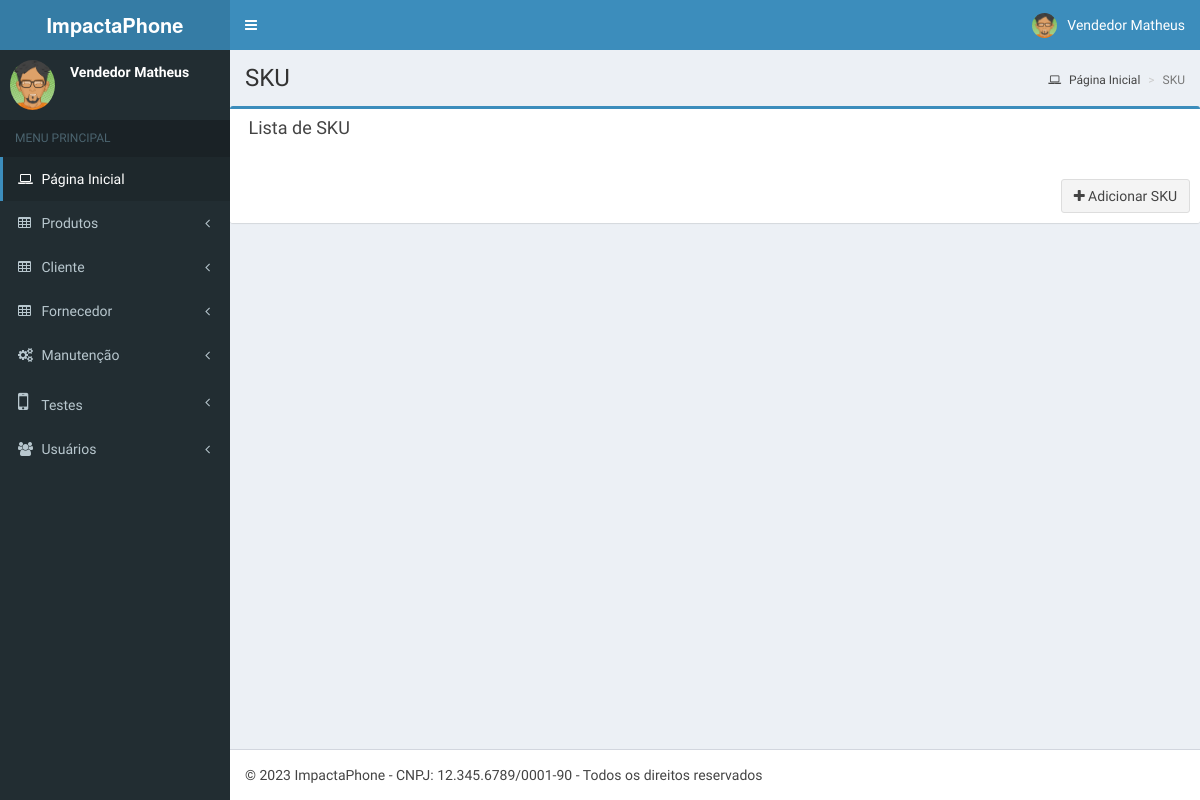
/interface/prod/index.php (signed in), run on an earlier commit of the app's database.
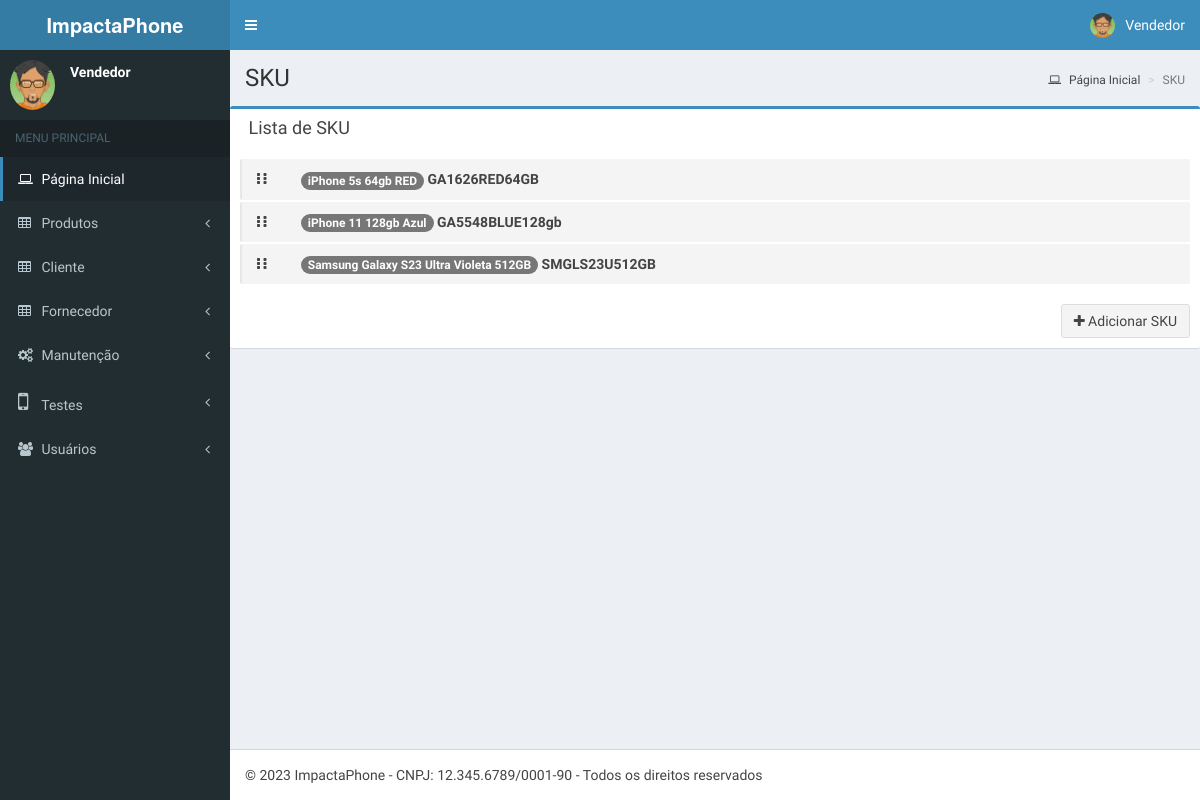
And on a later commit of the database.
### tables this page shows
CREATE TABLE IF NOT EXISTS `produtos` (
  `CodRefProduto` int NOT NULL AUTO_INCREMENT,
  `skuProduto` varchar(75) NOT NULL,
  `NomeProduto` varchar(75) NOT NULL,
  `Ativo` int NOT NULL,
  `PublicProduto` int NOT NULL,
  `Usuario_idUser` int NOT NULL,
  PRIMARY KEY (`CodRefProduto`),
  KEY `fk_Produto_Usuario_idx` (`Usuario_idUser`)
);

### App/auth.php (called while the page is built, shortened)
<?php
if(!isset($_SESSION["idUsuario"]) || !isset($_SESSION["usuario"])){
	header('Location: ../');
}else{
	$usuario   = $_SESSION["usuario"];
	$foto      = $_SESSION["foto"];
}
?>

### App/Models/connect.php (called while the page is built, shortened)
<?php
class Connect{
	var $localhost = "localhost";
	var $root = "root";
	var $passwd = "";
	public function __construct()
	{
		$this->SQL = mysqli_connect($this->localhost, $this->root, $this->passwd);
	}
}

### App/Models/produtos.class.php (the view, shortened to what the changed rows need)
<?php
   require_once 'connect.php';
   class Produtos extends Connect{
   	public function index($value){
   		$this->query = "SELECT * FROM `produtos` WHERE `PublicProduto` = '$value'";
   		$this->result = mysqli_query($this->SQL, $this->query) or die ( mysqli_error($this->SQL));
   		if($this->result){
   			while ($row = mysqli_fetch_array($this->result)) {
            echo '<li>
          <span class="handle">
            <i class="fa fa-ellipsis-v"></i>
            <i class="fa fa-ellipsis-v"></i>
          </span>
          <form class="label" name="ativ'.$row['CodRefProduto'].'" action="../../App/Database/action.php" method="post">
                    <input type="hidden" name="id" id="id" value="'.$row['CodRefProduto'].'">
                    <input type="hidden" name="status" id="status" value="'.$row['Ativo'].'">
                    <input type="hidden" name="tabela" id="tabela" value="produtos"></form>';
                    echo '
          <span class="text"><span class="badge left">'.$row['NomeProduto'].'</span> '.$row['skuProduto'].'</span>
          <div class="tools right">
                      <a href="" data-toggle="modal" data-target="#myModalup'.$row['CodRefProduto'].'"><i class="fa fa-edit"></i></a>
                    <a href="" data-toggle="modal" data-target="#myModal'.$row['CodRefProduto'].'">';
                    echo '</a> </div>
  <div class="modal fade" id="myModal'.$row['CodRefProduto'].'" tabindex="-1" role="dialog" aria-labelledby="myModalLabel">
    <form id="delprod'.$row['CodRefProduto'].'" name="delprod'.$row['CodRefProduto'].'" action="../../App/Database/delprod.php" method="post" style="color:#000;">
            Nome: '.$row['NomeProduto'].'
            SKU: '.$row['skuProduto'].'
          <input type="hidden" id="id" name="id" value="'.$row['CodRefProduto'].'">
      </form>
    </div>
  <div class="modal fade" id="myModalup'.$row['CodRefProduto'].'" tabindex="-1" role="dialog" aria-labelledby="myModalLabel">
    <form id="Upprod'.$row['CodRefProduto'].'" name="Upprod'.$row['CodRefProduto'].'" action="../../App/Database/insertprod.php" method="post" style="color:#000;">
            <input type="text" id="nomeProduto" name="nomeProduto" value="'.$row['NomeProduto'].'">
            <input type="text" id="skuProduto" name="skuProduto" value="'.$row['skuProduto'].'">
          <input type="hidden" id="id" name="id" value="'.$row['CodRefProduto'].'">
      </form>
    </div>
        </li>';
      }
    }
  }
  }

### layout/script.php (shortened to what the changed rows need)
<?php
$url = 'http://localhost/estoqueimpacta/interface/';
$head = '<html>
<head>
  <link rel="shortcut icon" href="'.$url.'#" />
  <link rel="stylesheet" href="'.$url.'bootstrap/css/bootstrap.min.css">
  <link rel="stylesheet" href="http://cdnjs.cloudflare.com/ajax/libs/font-awesome/4.5.0/css/font-awesome.min.css">
  <link rel="stylesheet" href="http://cdnjs.cloudflare.com/ajax/libs/ionicons/2.0.1/css/ionicons.min.css">
  <link rel="stylesheet" href="'.$url.'dist/css/AdminLTE.min.css">
  <link rel="stylesheet" href="'.$url.'dist/css/skins/_all-skins.min.css">
  <link rel="stylesheet" href="'.$url.'plugins/iCheck/flat/blue.css">
  <link rel="stylesheet" href="'.$url.'plugins/morris/morris.css">
  <link rel="stylesheet" href="'.$url.'plugins/jvectormap/jquery-jvectormap-1.2.2.css">
  <link rel="stylesheet" href="'.$url.'plugins/datepicker/datepicker3.css">
  <link rel="stylesheet" href="'.$url.'plugins/daterangepicker/daterangepicker.css">
  <link rel="stylesheet" href="'.$url.'plugins/bootstrap-wysihtml5/bootstrap3-wysihtml5.min.css">
</head>
<body class="hold-transition skin-blue sidebar-mini">
<div class="wrapper">';
$header = '<header class="main-header">
    <a href="../" class="logo">
      <span class="logo-mini"><b>I</b>MP</span>
      <span class="logo-lg"><b>ImpactaPhone</b>  </span>
    </a>
    <nav class="navbar navbar-static-top">
      <a href="#" class="sidebar-toggle" data-toggle="offcanvas" role="button">
        <span class="sr-only">Alterna navegação</span>
      </a>
      <div class="navbar-custom-menu">
        <ul class="nav navbar-nav">
          <li class="dropdown user user-menu">
            <a href="#" class="dropdown-toggle" data-toggle="dropdown">
              <img src="'.$url.''.$foto.'" class="user-image" alt="Foto do Usuário">
              <span class="hidden-xs">'.$usuario.'</span>
            </a>
            <ul class="dropdown-menu">
              <li class="user-header">
                <img src="'.$url.''.$foto.'" class="img-circle" alt="Foto do Usuário">
                <p>
                  '.$usuario.'
                  <small>Membro desde: '.$registro.'</small>
                </p>
              </li>
              <li class="user-footer">
                <div class="pull-right">
                  <a href="'.$url.'destroy.php" class="btn btn-default btn-flat">Sair</a>
                </div>
              </li>
            </ul>
          </li>
        </ul>
      </div>
    </nav>
  </header>';
  $aside = '<aside class="main-sidebar">
    <section class="sidebar">
      <div class="user-panel">
          <img src="'.$url.''.$foto.'" class="img-circle" style="height:50px; width:50px;" alt="Foto do Usuário">
        <div class="pull-left info">
          <p>'.$usuario.'</p>
        </div>
      </div>
          <a href="'.$url.'">
          </a>
            <li><a href="'.$url.'prod/"><i class="fa fa-circle-o"></i>Lista de Produtos</a></li>
            <li><a href="'.$url.'prod/addprod.php"><i class="fa fa-circle-o"></i>Adicionar Produtos</a></li>
            <li><a href="'.$url.'itens/"><i class="fa fa-circle-o"></i>Lista de Itens</a></li>
            <li><a href="'.$url.'itens/totalitens.php"><i class="fa fa-circle-o"></i>Estoque Itens</a></li>
            <li><a href="'.$url.'itens/additens.php"><i class="fa fa-circle-o"></i>Adicionar Itens</a></li>
            <li><a href="'.$url.'cliente/"><i class="fa fa-circle-o"></i>Lista de Clientes</a></li>
            <li><a href="'.$url.'cliente/addcliente.php"><i class="fa fa-circle-o"></i>Adicionar Cliente</a></li>
            <li><a href="'.$url.'fornecedor/"><i class="fa fa-circle-o"></i>Lista de Fornecedores</a></li>
            <li><a href="'.$url.'fornecedor/addfornecedor.php"><i class="fa fa-circle-o"></i>Adicionar Fornecedor</a></li>
            <li><a href="'.$url.'manutencao/"><i class="fa fa-circle-o"></i>Lista de Manutenção</a></li>
            <li><a href="'.$url.'manutencao/addmanutencao.php"><i class="fa fa-circle-o"></i>Registrar Manutenção</a></li>
            <li><a href="'.$url.'teste/"><i class="fa fa-circle-o"></i>Lista de Testes</a></li>
            <li><a href="'.$url.'teste/addteste.php"><i class="fa fa-circle-o"></i>Registrar Teste</a></li>
            <li><a href="'.$url.'usuarios/"><i class="fa fa-circle-o"></i>Lista de Usuários</a></li>
            <li><a href="'.$url.'usuarios/addusuarios.php"><i class="fa fa-circle-o"></i>Adicionar Usuários</a></li>
    </section>
  </aside>';
  $javascript = '
  </div>
<script src="'.$url.'plugins/jQuery/jquery-2.2.3.min.js"></script>
<script src="http://code.jquery.com/ui/1.11.4/jquery-ui.min.js"></script>
<script>
  $.widget.bridge(\'uibutton\', $.ui.button);
</script>
<script src="'.$url.'bootstrap/js/bootstrap.min.js"></script>
<script src="https://cdnjs.cloudflare.com/ajax/libs/raphael/2.1.0/raphael-min.js"></script>
<script src="'.$url.'plugins/morris/morris.min.js"></script>
<script src="'.$url.'plugins/sparkline/jquery.sparkline.min.js"></script>
<script src="'.$url.'plugins/jvectormap/jquery-jvectormap-1.2.2.min.js"></script>
<script src="'.$url.'plugins/jvectormap/jquery-jvectormap-world-mill-en.js"></script>
<script src="'.$url.'plugins/knob/jquery.knob.js"></script>
<script src="https://cdnjs.cloudflare.com/ajax/libs/moment.js/2.11.2/moment.min.js"></script>
<script src="'.$url.'plugins/daterangepicker/daterangepicker.js"></script>
<script src="'.$url.'plugins/datepicker/bootstrap-datepicker.js"></script>
<script src="'.$url.'plugins/bootstrap-wysihtml5/bootstrap3-wysihtml5.all.min.js"></script>
<script src="'.$url.'plugins/slimScroll/jquery.slimscroll.min.js"></script>
<script src="'.$url.'plugins/fastclick/fastclick.js"></script>
<script src="'.$url.'dist/js/app.min.js"></script>
<script src="'.$url.'dist/js/pages/dashboard.js"></script>
<script src="'.$url.'dist/js/demo.js"></script>
</body>
</html>
';

### interface/prod/index.php (shortened to what the changed rows need)
<?php
require_once '../../App/auth.php';
require_once '../../layout/script.php';
require_once '../../App/Models/produtos.class.php';
echo $head;
echo $header;
echo $aside;
echo '<div class="content-wrapper">
    <section class="content-header">
      <h1>
        SKU
      </h1>
      <ol class="breadcrumb">
        <li><a href="../"><i class="fa fa-laptop"></i> Página Inicial</a></li>
        <li class="active">SKU</li>
      </ol>
    </section>
    <section class="content">';
    echo '
      <div class="row">
      	<div class="box box-primary">
            <div class="box-header">
              <i class="ion ion-clipboard"></i>
              <h3 class="box-title">Lista de SKU</h3>
            </div>
            <div class="box-body">
              <ul class="todo-list">';
          $value = 1;
          $produtos->index($value);
        echo '</ul>
            </div>
            <div class="box-footer clearfix no-border">
            <form action="index.php" method="post">
              <a href="addprod.php" type="button" class="btn btn-default pull-right"><i class="fa fa-plus"></i> Adicionar SKU</a>
            </div>
          </div>';
echo '</div>';
echo '</section>';
echo '</div>';
echo $javascript;
?>

What changed in the data, as far as the page shows it:
added produtos: NomeProduto "iPhone 5s 64gb RED", skuProduto "GA1626RED64GB"
added produtos: NomeProduto "iPhone 11 128gb Azul", skuProduto "GA5548BLUE128gb"
added produtos: NomeProduto "Samsung Galaxy S23 Ultra Violeta 512GB", skuProduto "SMGLS23U512GB"
Also different on the page:
$usuario: "Vendedor Matheus" → "Vendedor"
